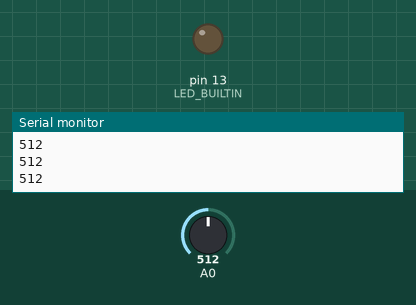
The sketch below on a simulated Arduino Uno, built with avr-gcc and run on an emulated ATmega328P. On the bench: output pins drawn as LEDs (lit = HIGH), the last lines printed to the serial monitor. The inputs (shaded band) are chosen by the test bench; at power-on: A0 = 512.

Above: at 1.2 s.
1.3 s: A0 set to 526
At 2.5 s:
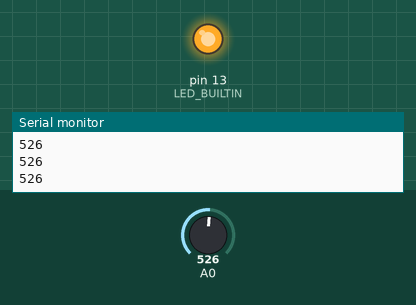
2.9 s: A0 set to 511
At 3.8 s:
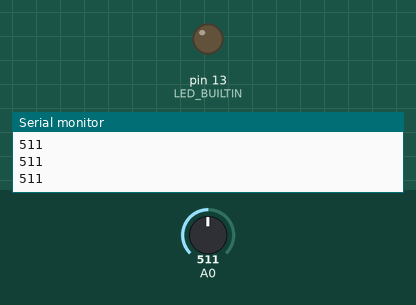
4.5 s: A0 set to 716
At 5.2 s:
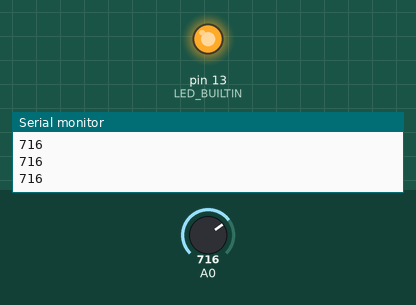
Timing chart, 0 to 7.5 s (numbered marks = the images above; inputs shaded):
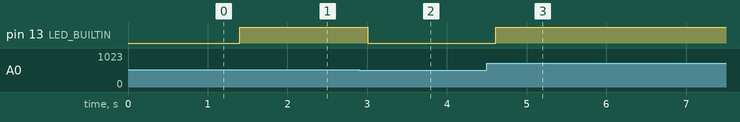

Measured:
- the behaviour switches between 513 and 514 on A0 (found by bisection; images 0 and 1)
- after the input at 1.3 s, pin 13 (LED_BUILTIN): LOW → HIGH after 0.10 s
- after the input at 2.9 s, pin 13 (LED_BUILTIN): HIGH → LOW after 0.11 s
- after the input at 4.5 s, pin 13 (LED_BUILTIN): LOW → HIGH after 0.11 s

The sketch:

6_arduino-basic_AnalogPorts.ino
```cpp
// https://www.tinkercad.com/things/jGtedu9obdG

void setup()
{
    pinMode(LED_BUILTIN, OUTPUT);
    //pinMode(A0, INPUT);
    Serial.begin(9600);
}


int val;
void loop()
{
    val = analogRead(A0);  // 0 -> 1023
    Serial.println(val);
    delay(100);
    if(val > 513){
        digitalWrite(13, HIGH);
    } else {
        digitalWrite(13, LOW);
    }
}
```
